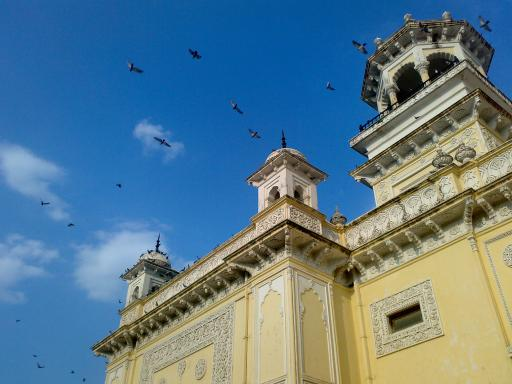
#> input picture images/home.jpg, 512 x 384 px, found by its file name
$ jupyter execute OpenCV_Histogram.ipynb
#> lines starting #> are read from the running program, lines starting #| are printed output that depends on the picture
[cell 1]
import cv2 as cv
import os
import sys
import numpy as np
from matplotlib import pyplot as plt
from google.colab import drive
from google.colab.patches import cv_imshow
drive.mount('/content/drive')

cv.__version__

[cell 2]
folder = r'/content/drive/MyDrive/images'
path_img = os.path.join(folder,'home.jpg')
img = cv.imread(path_img)
#> img is the input picture: shape (384, 512, 3); mean B, G, R 141.2, 123.9, 91.6

if img is None:
  sys.exit("could not read the image.")
cv_imshow(img)

[cell 3]
color = ('b','g','r')
for i,col in enumerate(color):
  hist = cv.calcHist([img],[i],None,[256],[0,255])
  plt.plot(hist,color=col)
  plt.xlim([0,255])
plt.show()
#> figure, not shown here; curve peaks at x = 164, y = 4049; curve peaks at x = 91, y = 4328; curve peaks at x = 5, y = 2968

[cell 4]
img_gray = cv.cvtColor(img,cv.COLOR_BGR2GRAY)
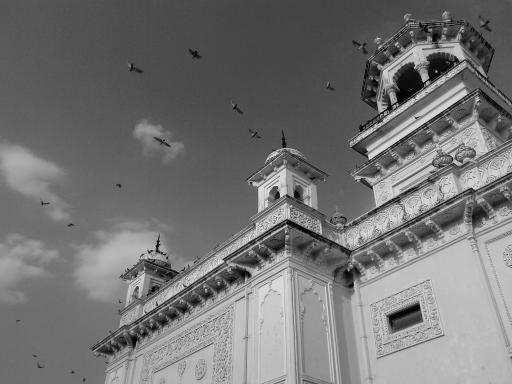
#> img_gray: shape (384, 512); min 0, max 252, mean 116.2
cv_imshow(img_gray)
hist = cv.calcHist([img_gray],[0],None,[256],[0,255])
#> hist = 256 values, max 3908 at index 111, min 0 at index 242, mean 768
plt.plot(hist)
plt.xlim([0,255])
plt.show()
#> figure, not shown here; curve peaks at x = 111, y = 3908

[cell 5]
# folder = r'/content/drive/MyDrive/images'
path_img=os.path.join(folder,'Hawkes_Bay_NZ.jpg')
img = cv.imread(path_img)
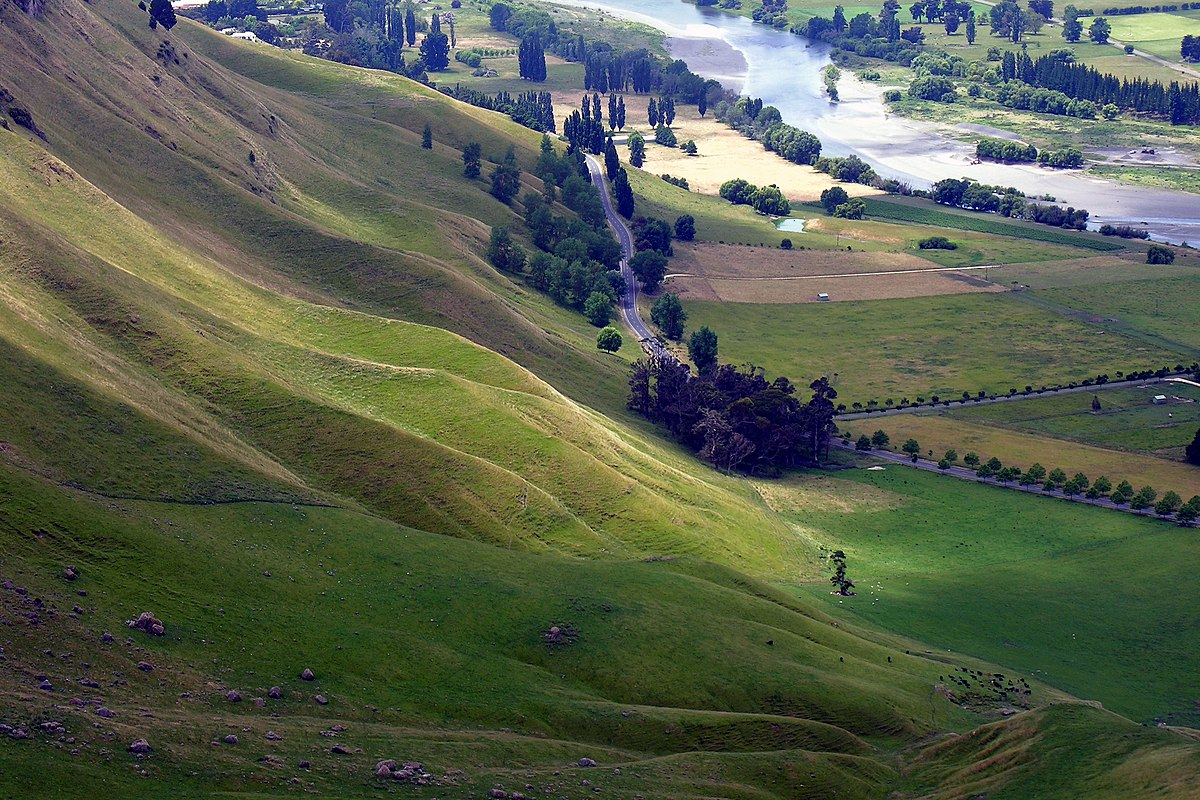
#> input picture images/Hawkes_Bay_NZ.jpg, 1200 x 800 px, found by its file name
#> img is the input picture: shape (800, 1200, 3); mean B, G, R 78, 94.9, 87.3
if img is None:
  sys.exit("could not read the image.")
cv_imshow(img)

[cell 6]
img_gray = cv.cvtColor(img,cv.COLOR_BGR2GRAY)
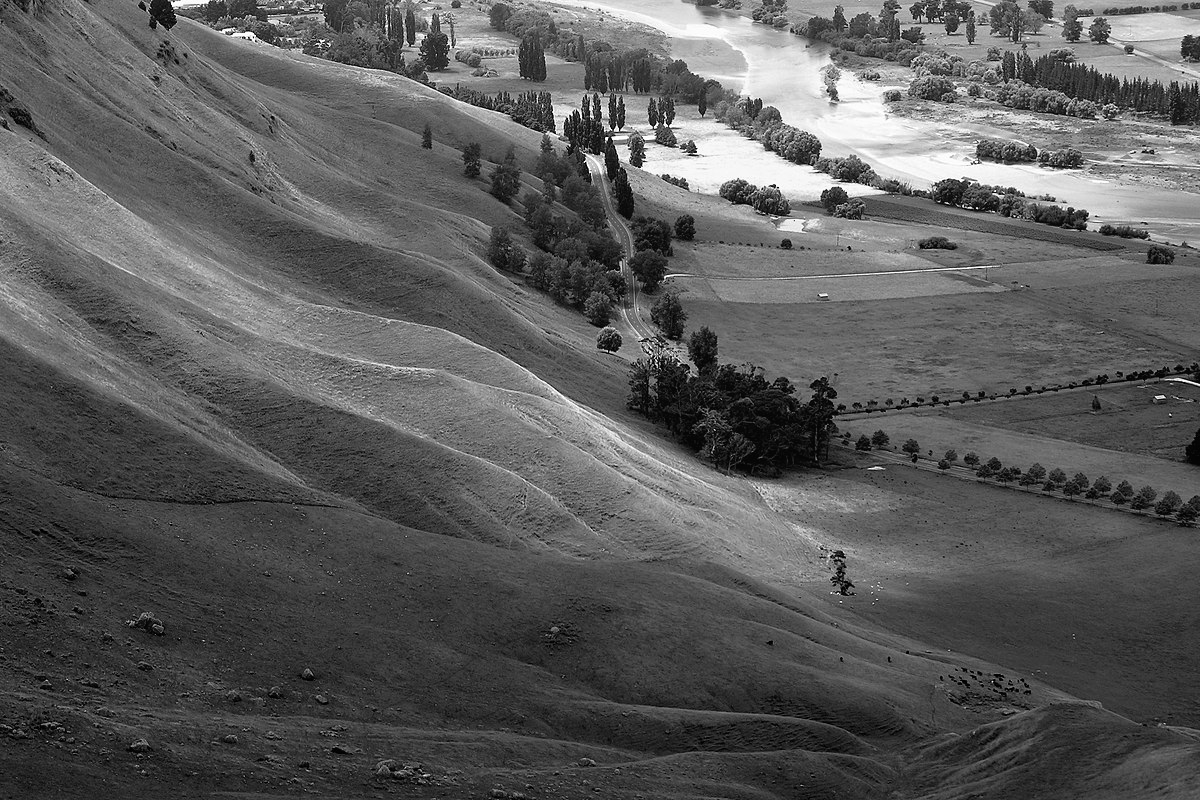
#> img_gray: shape (800, 1200); min 0, max 255, mean 90.7
cv_imshow(img_gray)
hist = cv.calcHist([img_gray],[0],None,[256],[0,255])
#> hist = 256 values, max 11077 at index 58, min 0 at index 255, mean 3749.5
plt.plot(hist)
plt.xlim([0,255])
plt.show()
#> figure, not shown here; curve peaks at x = 58, y = 11077

[cell 7]
equ =cv.equalizeHist(img_gray)
res =np.hstack((img_gray,equ))
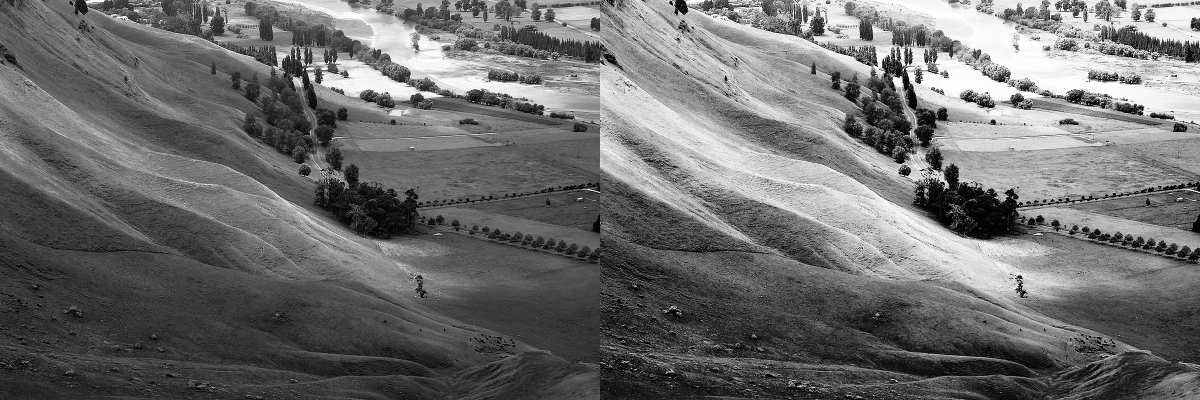
#> res: shape (800, 2400) (shown at 1/2 size); min 0, max 255, mean 109.5
cv_imshow(res)

[cell 8]
path_img=os.path.join(folder,'tsukuba_l.png')
img = cv.imread(path_img)
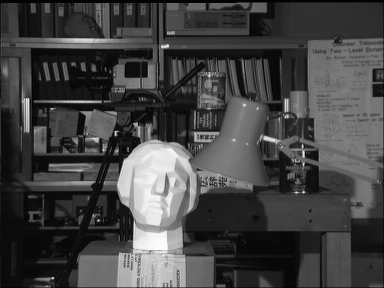
#> input picture images/tsukuba_l.png, 384 x 288 px, found by its file name
#> img is the input picture: shape (288, 384, 3); min 0, max 252, mean 67.6
if img is None:
  sys.exit("could not read the image.")
cv_imshow(img)
img_gray = cv.cvtColor(img,cv.COLOR_BGR2GRAY)
#> img_gray: shape (288, 384)

[cell 9]
equ = cv.equalizeHist(img_gray)
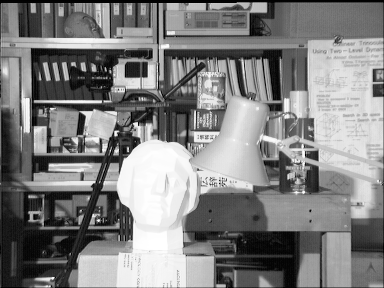
#> equ: shape (288, 384); min 0, max 255, mean 128.6
clahe = cv.createCLAHE(clipLimit=2.0,tileGridSize=(8,8))
cla = clahe.apply(img_gray)
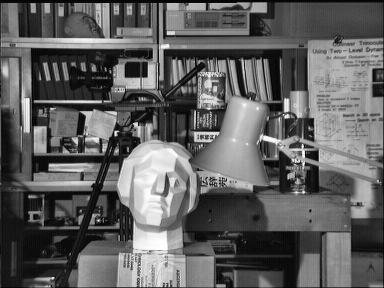
#> cla: shape (288, 384); min 1, max 255, mean 95.9
res = np.hstack((img_gray,equ,cla))
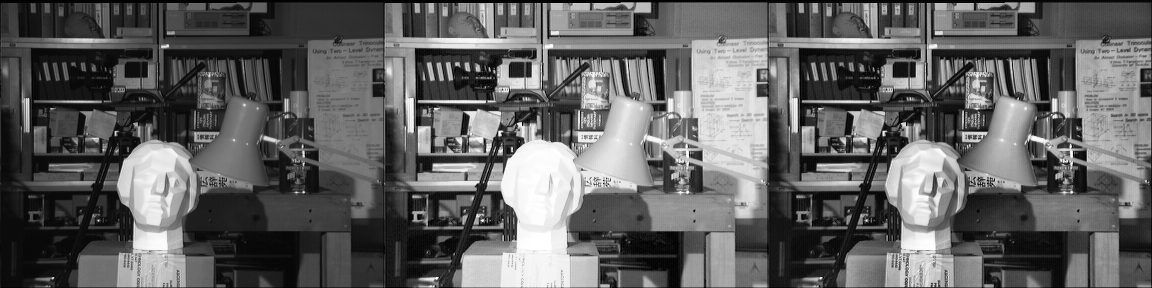
#> res: shape (288, 1152); min 0, max 255, mean 97.4
cv_imshow(res)

[cell 10]
# cumulative distribution function (cdf)
hist,bins = np.histogram(img_gray.flatten(),256,[0,255])
#> hist = 256 values, max 2520 at index 11, min 0 at index 253, mean 432; bins = 257 values from 0 to 255
cdf = hist.cumsum()
#> cdf = 256 values from 12 to 110592
cdf_normalized = cdf * float(hist.max()) / cdf.max()
#> cdf_normalized = 256 values from 0.273 to 2520
plt.plot(cdf_normalized, color = 'b')
plt.hist(img.flatten(),256,[0,255], color = 'r')
plt.xlim([0,255])
plt.legend(('cdf','histogram'), loc = 'upper left')
plt.show()
#> figure, not shown here; tallest bar 7560 high, from x = 10.96 to 11.95; curve peaks at x = 252, y = 2520
# cumulative distribution function (cdf)
hist,bins = np.histogram(equ.flatten(),256,[0,255])
#> hist = 256 values, max 2520 at index 22, min 0 at index 5, mean 432
cdf = hist.cumsum()
#> cdf = 256 values from 151 to 110592
cdf_normalized = cdf * float(hist.max()) / cdf.max()
#> cdf_normalized = 256 values from 3.44 to 2520
plt.plot(cdf_normalized, color = 'b')
plt.hist(equ.flatten(),256,[0,255], color = 'r')
plt.xlim([0,256])
plt.legend(('cdf','histogram'), loc = 'upper left')
plt.show()
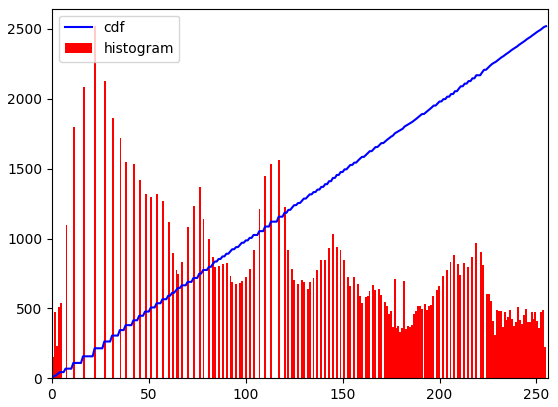
#> figure drawn by matplotlib, 1 panel; tallest bar 2520 high, from x = 21.91 to 22.91; curve peaks at x = 255, y = 2520
# cumulative distribution function (cdf)
hist,bins = np.histogram(cla.flatten(),256,[0,255])
#> hist = 256 values, max 1305 at index 21, min 0 at index 0, mean 432
cdf = hist.cumsum()
#> cdf = 256 values from 0 to 110592
cdf_normalized = cdf * float(hist.max()) / cdf.max()
#> cdf_normalized = 256 values from 0 to 1305
plt.plot(cdf_normalized, color = 'b')
plt.hist(cla.flatten(),256,[0,255], color = 'r')
plt.xlim([0,256])
plt.legend(('cdf','histogram'), loc = 'upper left')
plt.show()
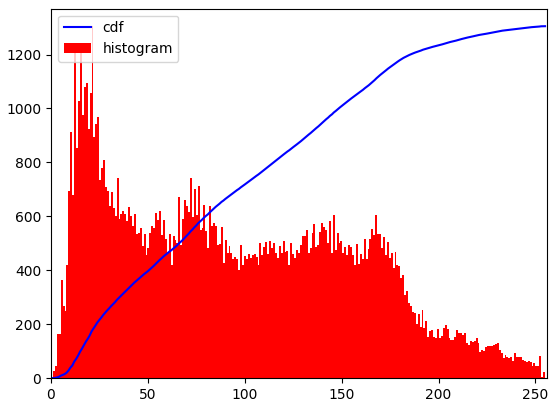
#> figure drawn by matplotlib, 1 panel; tallest bar 1305 high, from x = 20.92 to 21.91; curve peaks at x = 255, y = 1305
